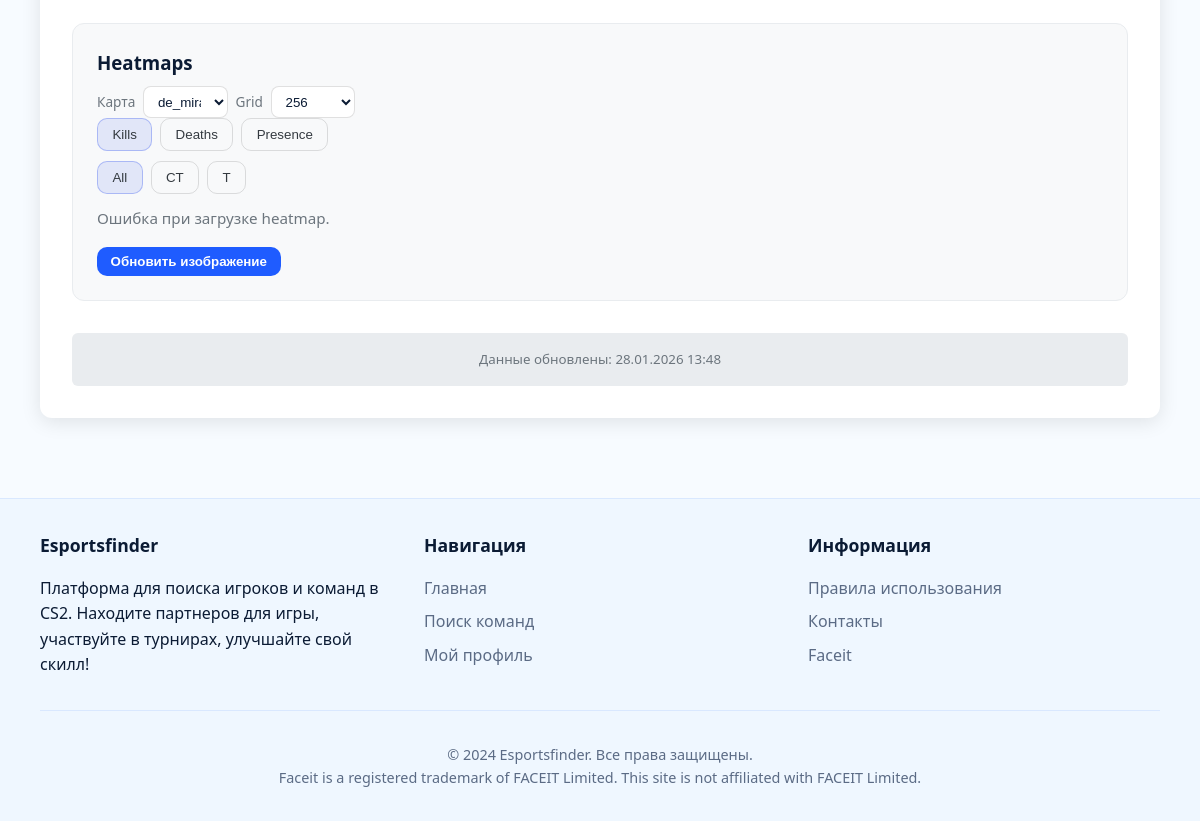
The page /profile/1/ (signed in, lower part) on the database as committed earlier.
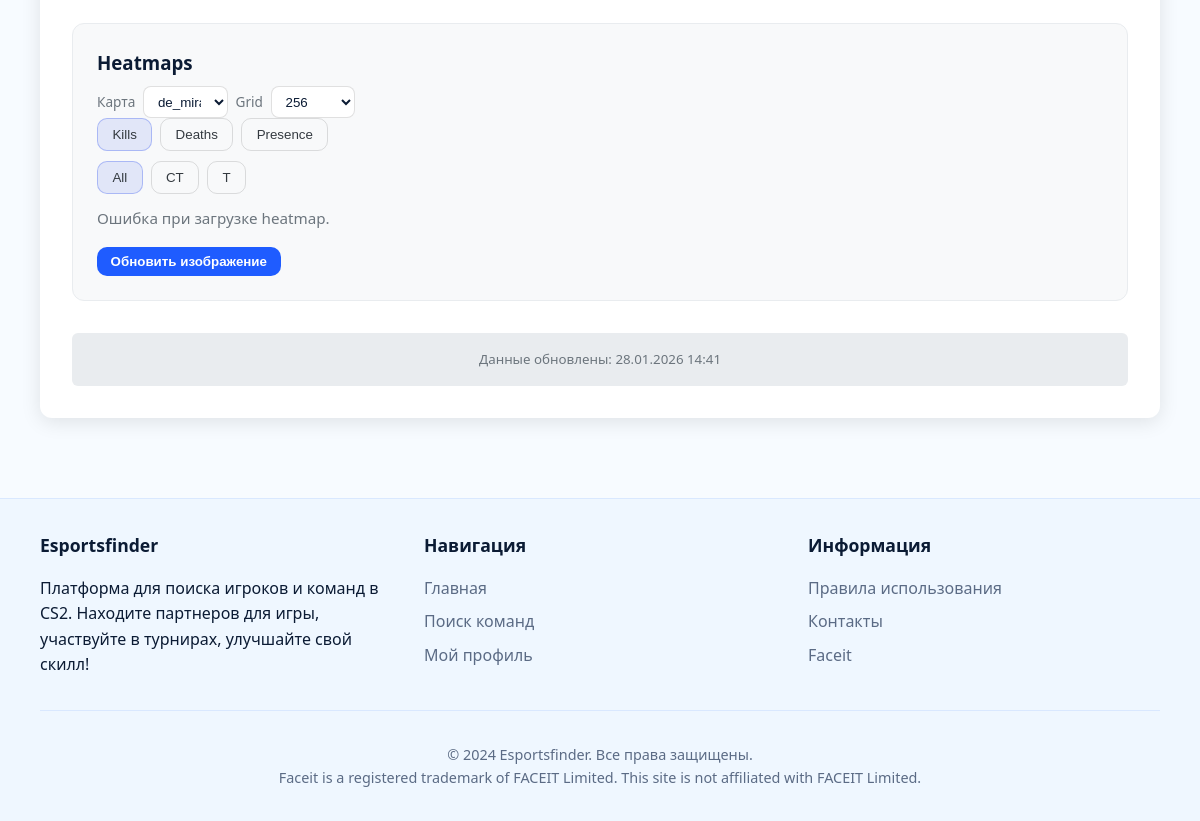
The same page on the database as committed later.
### users/models.py (models this page shows, shortened)
class PlayerProfile(models.Model):
    MAP_CHOICES = [
        ('mirage', 'Mirage'),
        ('dust2', 'Dust 2'),
        ('anubis', 'Anubis'),
        ('ancient', 'Ancient'),
        ('nuke', 'Nuke'),
        ('inferno', 'Inferno'),
        ('overpass', 'Overpass'),
    ]
    CT_POSITION_CHOICES = {
        'mirage': [
            ('mirage_ct_b_anchor', 'Опорник Б'),
            ('mirage_ct_short', 'Шорт'),
            ('mirage_ct_window', 'Окно'),
            ('mirage_ct_con', 'Кон'),
            ('mirage_ct_a_anchor', 'Опорник А'),
        ],
        'dust2': [
            ('dust2_ct_long', 'Лонг'),
            ('dust2_ct_mid', 'Мид'),
            ('dust2_ct_short', 'Шорт'),
            ('dust2_ct_b', 'Б'),
            ('dust2_ct_rotate', 'Ротейт'),
        ],
        'anubis': [
            ('anubis_ct_b_anchor', 'Опорник Б'),
            ('anubis_ct_con', 'Кон'),
            ('anubis_ct_mid', 'Мид'),
            ('anubis_ct_a_anchor', 'Опорник А'),
            ('anubis_ct_rotate', 'Ротейт'),
        ],
        'nuke': [
            ('nuke_ct_outside', 'Улица'),
            ('nuke_ct_main', 'Мейн'),
            ('nuke_ct_a_anchor', 'Опорник А'),
            ('nuke_ct_rotate', 'Ротейт'),
            ('nuke_ct_ramp', 'Рамп'),
        ],
        'ancient': [
            ('ancient_ct_b_anchor', 'Опорник Б'),
            ('ancient_ct_cave', 'Кейв'),
            ('ancient_ct_mid', 'Мид'),
            ('ancient_ct_donate', 'Донат'),
            ('ancient_ct_a_anchor', 'Опорник А'),
        ],
        'inferno': [
            ('inferno_ct_b_anchor', 'Опорник Б'),
            ('inferno_ct_rotate', 'Ротейт'),
            ('inferno_ct_long', 'Лонг'),
            ('inferno_ct_short', 'Шорт'),
            ('inferno_ct_aps', 'АПС'),
        ],
        'overpass': [
            ('overpass_ct_b_anchor', 'Опорник Б'),
            ('overpass_ct_rotate', 'Ротейт'),
            ('overpass_ct_mid', 'Мид'),
            ('overpass_ct_con', 'Кон'),
        ],
    }
    T_ROLE_CHOICES = [
        ('lurker', 'Люркер'),
        ('entry', 'Ентри'),
        ('support', 'Сапорт'),
    ]
    user = models.OneToOneField(CustomUser, on_delete=models.CASCADE, related_name='player_profile')
    faceit_player_id = models.CharField(max_length=100, blank=True)
    country = models.CharField(max_length=10, blank=True)
    level = models.IntegerField(null=True, blank=True)
    elo = models.IntegerField(null=True, blank=True)
    skill_level = models.IntegerField(null=True, blank=True)
    faceit_url = models.URLField(blank=True)
    avatar = models.URLField(blank=True)
    matches = models.IntegerField(default=0)
    wins = models.IntegerField(default=0)
    win_rate = models.FloatField(default=0.0)
    average_kd = models.FloatField(default=0.0)
    average_hs = models.FloatField(default=0.0)
    current_win_streak = models.IntegerField(default=0)
    longest_win_streak = models.IntegerField(default=0)
    is_igl = models.BooleanField(default=False)
    can_awp = models.BooleanField(default=False)
    mirage_ct_position = models.CharField(max_length=50, blank=True)
    dust2_ct_position = models.CharField(max_length=50, blank=True)
    anubis_ct_position = models.CharField(max_length=50, blank=True)
    nuke_ct_position = models.CharField(max_length=50, blank=True)
    ancient_ct_position = models.CharField(max_length=50, blank=True)
    inferno_ct_position = models.CharField(max_length=50, blank=True)
    overpass_ct_position = models.CharField(max_length=50, blank=True)
    t_role = models.CharField(max_length=20, choices=T_ROLE_CHOICES, blank=True)
    description = models.TextField(blank=True)
    steam_id = models.CharField(max_length=50, blank=True)
    last_faceit_update = models.DateTimeField(null=True, blank=True)
    profile_created = models.DateTimeField(default=timezone.now)
    @staticmethod
    def _split_positions(value):
        if not value:
            return []
        if isinstance(value, (list, tuple)):
            return list(value)
        return [item for item in value.split(',') if item]
    def get_ct_position_display(self, map_name):
        positions = self.CT_POSITION_CHOICES.get(map_name, [])
        position_lookup = dict(positions)
        stored_value = getattr(self, f'{map_name}_ct_position', '')
        selected_positions = self._split_positions(stored_value)
        labels = [position_lookup.get(position, position) for position in selected_positions]
        return ', '.join(labels) if labels else 'Не указано'
    def get_mirage_ct_position_display(self):
        return self.get_ct_position_display('mirage')
    def get_dust2_ct_position_display(self):
        return self.get_ct_position_display('dust2')
    def get_anubis_ct_position_display(self):
        return self.get_ct_position_display('anubis')
    def get_nuke_ct_position_display(self):
        return self.get_ct_position_display('nuke')
    def get_ancient_ct_position_display(self):
        return self.get_ct_position_display('ancient')
    def get_inferno_ct_position_display(self):
        return self.get_ct_position_display('inferno')
    def get_overpass_ct_position_display(self):
        return self.get_ct_position_display('overpass')
    def get_t_role_display(self):
        for role_code, role_name in self.T_ROLE_CHOICES:
            if role_code == self.t_role:
                return role_name
        return 'Не указано'

### users/views.py (the view, shortened to what this page needs)
# urls.py: path('profile/<int:user_id>/', views.profile, name='profile'),
@login_required
def profile(request, user_id):
    user = get_object_or_404(CustomUser, id=user_id)
    if not request.user.is_superuser and request.user != user:
        messages.error(request, 'У вас нет доступа к этому профилю.')
        return redirect('home')
    context = {'profile_user': user, 'steamid64': ''}
    if user.user_type == CustomUser.USER_TYPE_PLAYER:
        try:
            player_profile = PlayerProfile.objects.get(user=user)
            context['player_profile'] = player_profile
            context['steamid64'] = (
                getattr(player_profile, "steamid64", None)
                or getattr(player_profile, "steam_id64", None)
                or getattr(player_profile, "steam_id", None)
                or ""
            )
            context['steamid64_debug'] = {
                "steamid64": getattr(player_profile, "steamid64", None),
                "steam_id64": getattr(player_profile, "steam_id64", None),
                "steam_id": getattr(player_profile, "steam_id", None),
            }
            period = "last_20"
            cache_key = profile_metrics_key(player_profile.id, period, ANALYTICS_VERSION)
            try:
                analytics_aggregates = cache.get(cache_key)
            except Exception:
                analytics_aggregates = None
            if analytics_aggregates is None:
                analytics_aggregates = list(
                    AnalyticsAggregate.objects.filter(
                        profile=player_profile,
                        period=period,
                        analytics_version=ANALYTICS_VERSION,
                    )
                )
                try:
                    cache.set(cache_key, analytics_aggregates, DEFAULT_TTL_SECONDS)
                except Exception:
                    pass
            context["analytics_period"] = period
            context["analytics_aggregates"] = analytics_aggregates
            context["analytics_ready"] = bool(analytics_aggregates)
            context["analytics_version"] = ANALYTICS_VERSION
            if analytics_aggregates:
                metrics_json = analytics_aggregates[0].metrics_json or {}
                context["analytics_metrics"] = metrics_json
                context["analytics_simple_metrics"] = {
                    key: value
                    for key, value in metrics_json.items()
                    if not isinstance(value, (dict, list))
                }
            else:
                context["analytics_metrics"] = {}
                context["analytics_simple_metrics"] = {}
            context["heatmap_ready"] = HeatmapAggregate.objects.filter(
                profile=player_profile,
                period=period,
                analytics_version=ANALYTICS_VERSION,
            ).exists()
            analytics_job = (
                ProcessingJob.objects.filter(
                    profile=player_profile,
                    job_type=ProcessingJob.JOB_FULL_PIPELINE,
                )
                .order_by("-created_at")
                .first()
            )
            context["analytics_job"] = analytics_job
            context["analytics_job_active"] = bool(
                analytics_job
                and analytics_job.status
                in (
                    ProcessingJob.STATUS_PENDING,
                    ProcessingJob.STATUS_RUNNING,
                    ProcessingJob.STATUS_STARTED,
                    ProcessingJob.STATUS_PROCESSING,
                )
            )
            context["analytics_job_failed"] = bool(
                analytics_job and analytics_job.status == ProcessingJob.STATUS_FAILED
            )
            context["can_trigger_analytics"] = request.user == user or request.user.is_superuser
            context["analytics_has_results"] = bool(
                context["analytics_ready"] or context["heatmap_ready"]
            )
            if context["analytics_has_results"]:
                context["analytics_button_label"] = "Re-analyze"
            else:
                context["analytics_button_label"] = "Analyze"
        except PlayerProfile.DoesNotExist:
            messages.warning(request, 'Профиль игрока не найден.')
            context['player_profile'] = None
    return render(request, 'users/profile.html', context)

### users/templates/users/profile.html (shortened to what this page needs)
{% extends 'users/base.html' %}
{% block content %}
<div class="profile-container">
    <div class="profile-content">
        {% if profile_user.user_type == 'player' %}
            {% if player_profile %}
            <div class="profile-stats">
                <div id="heatmaps-root"
                     class="heatmaps-card"
                     data-profile-id="{{ player_profile.id }}"
                     data-map="de_mirage"
                     data-period="{{ analytics_period|default:'last_20' }}"
                     data-version="{{ analytics_version|default:'v2' }}"
                     data-resolution="256"
                     data-metric="kills"
                     data-can-trigger="{% if can_trigger_analytics %}1{% else %}0{% endif %}">
                    <div class="heatmaps-header">
                        <div>
                            <h3>Heatmaps</h3>
                            <div class="heatmaps-controls">
                                <label class="heatmaps-label" for="hm-map">Карта</label>
                                <select id="hm-map" class="heatmaps-select">
                                    <option value="de_mirage">de_mirage</option>
                                </select>
                                <label class="heatmaps-label" for="hm-resolution">Grid</label>
                                <select id="hm-resolution" class="heatmaps-select">
                                    <option value="256">256</option>
                                </select>
                            </div>
                            <div class="heatmaps-tabs" data-group="metric">
                                <button type="button" class="hm-tab active" data-group="metric" data-value="kills">
                                    Kills
                                </button>
                                <button type="button" class="hm-tab" data-group="metric" data-value="deaths">
                                    Deaths
                                </button>
                                <button type="button" class="hm-tab" data-group="metric" data-value="presence">
                                    Presence
                                </button>
                            </div>
                            <div class="heatmaps-tabs heatmaps-tabs--secondary" data-group="side">
                                <button type="button" class="hm-tab active" data-group="side" data-value="ALL">All</button>
                                <button type="button" class="hm-tab" data-group="side" data-value="CT">CT</button>
                                <button type="button" class="hm-tab" data-group="side" data-value="T">T</button>
                            </div>
                        </div>
                    </div>
                    <div id="hm-status" class="heatmaps-meta">Загрузка тепловой карты…</div>
                    <div class="heatmaps-body">
                        <div class="heatmaps-actions">
                            <button id="hm-regenerate" type="button" class="heatmaps-btn">
                            </button>
                        </div>
                    </div>
                </div>
                {% if player_profile.last_faceit_update %}
                <div class="update-info">
                    <p>
                        <small>
                            Данные обновлены: {{ player_profile.last_faceit_update|date:"d.m.Y H:i" }}
                        </small>
                    </p>
                </div>
                {% endif %}
            </div>
            {% else %}
            <div class="empty-profile">
                <h3>Профиль игрока не найден</h3>
                <p>Нажмите кнопку "Обновить с Faceit" чтобы создать профиль</p>
            </div>
            {% endif %}
        {% endif %}
    </div>
</div>
{% endblock %}

### users/templates/users/base.html (shortened to what this page needs)
{% load static %}
<!DOCTYPE html>
<html lang="ru" class="theme-frost">
<head>
</head>
<body>
    <main class="container">
        {% block content %}{% endblock %}
    </main>
    <footer>
        <div class="container">
            <div class="footer-content">
                <div class="footer-section">
                    <h3>Esportsfinder</h3>
                    <p>Платформа для поиска игроков и команд в CS2. Находите партнеров для игры, участвуйте в турнирах, улучшайте свой скилл!</p>
                </div>
                <div class="footer-section">
                    <h3>Навигация</h3>
                    <ul>
                        <li><a href="{% url 'home' %}">Главная</a></li>
                        {% if user.is_authenticated %}
                            {% if user.user_type == 'player' %}
                                <li><a href="{% url 'search_team' %}">Поиск команд</a></li>
                            {% elif user.user_type == 'team' %}
                                <li><a href="{% url 'search_player' %}">Поиск игроков</a></li>
                            {% endif %}
                            <li><a href="{% url 'profile' user.id %}">Мой профиль</a></li>
                        {% endif %}
                    </ul>
                </div>
                <div class="footer-section">
                    <h3>Информация</h3>
                    <ul>
                        <li><a href="#">Правила использования</a></li>
                        <li><a href="#">Контакты</a></li>
                        <li><a href="https://www.faceit.com" target="_blank">Faceit</a></li>
                    </ul>
                </div>
            </div>
            <div class="copyright">
                <p>&copy; 2024 Esportsfinder. Все права защищены.</p>
                <p>Faceit is a registered trademark of FACEIT Limited. This site is not affiliated with FACEIT Limited.</p>
            </div>
        </div>
    </footer>
</body>
</html>

Rows that differ between the two databases and show on the page:
changed PlayerProfile: last_faceit_update "28.01.2026 13:48" → "28.01.2026 14:41"
